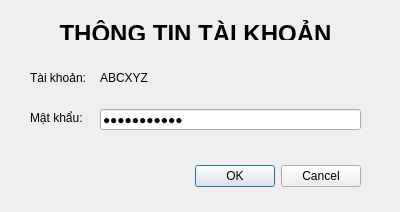
<?xml version="1.0" encoding="UTF-8"?>
<ui version="4.0">
 <class>Dialog</class>
 <widget class="QDialog" name="Dialog">
  <property name="geometry">
   <rect>
    <x>0</x>
    <y>0</y>
    <width>400</width>
    <height>212</height>
   </rect>
  </property>
  <property name="windowTitle">
   <string>Dialog</string>
  </property>
  <widget class="QDialogButtonBox" name="buttonBox">
   <property name="geometry">
    <rect>
     <x>20</x>
     <y>160</y>
     <width>341</width>
     <height>32</height>
    </rect>
   </property>
   <property name="orientation">
    <enum>Qt::Horizontal</enum>
   </property>
   <property name="standardButtons">
    <set>QDialogButtonBox::Cancel|QDialogButtonBox::Ok</set>
   </property>
  </widget>
  <widget class="QLabel" name="label">
   <property name="geometry">
    <rect>
     <x>0</x>
     <y>20</y>
     <width>391</width>
     <height>20</height>
    </rect>
   </property>
   <property name="text">
    <string>&lt;html&gt;&lt;head/&gt;&lt;body&gt;&lt;p align=&quot;center&quot;&gt;&lt;span style=&quot; font-size:18pt; font-weight:700;&quot;&gt;THÔNG TIN TÀI KHOẢN&lt;/span&gt;&lt;/p&gt;&lt;/body&gt;&lt;/html&gt;</string>
   </property>
  </widget>
  <widget class="QLabel" name="label_2">
   <property name="geometry">
    <rect>
     <x>30</x>
     <y>70</y>
     <width>71</width>
     <height>16</height>
    </rect>
   </property>
   <property name="text">
    <string>Tài khoản:</string>
   </property>
  </widget>
  <widget class="QLabel" name="label_3">
   <property name="geometry">
    <rect>
     <x>100</x>
     <y>70</y>
     <width>58</width>
     <height>16</height>
    </rect>
   </property>
   <property name="text">
    <string>ABCXYZ</string>
   </property>
  </widget>
  <widget class="QLabel" name="label_4">
   <property name="geometry">
    <rect>
     <x>30</x>
     <y>110</y>
     <width>71</width>
     <height>16</height>
    </rect>
   </property>
   <property name="text">
    <string>Mật khẩu:</string>
   </property>
  </widget>
  <widget class="QLineEdit" name="lineEdit">
   <property name="geometry">
    <rect>
     <x>100</x>
     <y>109</y>
     <width>261</width>
     <height>21</height>
    </rect>
   </property>
   <property name="text">
    <string>sfsdfdsfdsf</string>
   </property>
   <property name="echoMode">
    <enum>QLineEdit::Password</enum>
   </property>
  </widget>
 </widget>
 <resources/>
 <connections>
  <connection>
   <sender>buttonBox</sender>
   <signal>accepted()</signal>
   <receiver>Dialog</receiver>
   <slot>accept()</slot>
   <hints>
    <hint type="sourcelabel">
     <x>248</x>
     <y>254</y>
    </hint>
    <hint type="destinationlabel">
     <x>157</x>
     <y>274</y>
    </hint>
   </hints>
  </connection>
  <connection>
   <sender>buttonBox</sender>
   <signal>rejected()</signal>
   <receiver>Dialog</receiver>
   <slot>reject()</slot>
   <hints>
    <hint type="sourcelabel">
     <x>316</x>
     <y>260</y>
    </hint>
    <hint type="destinationlabel">
     <x>286</x>
     <y>274</y>
    </hint>
   </hints>
  </connection>
 </connections>
</ui>
